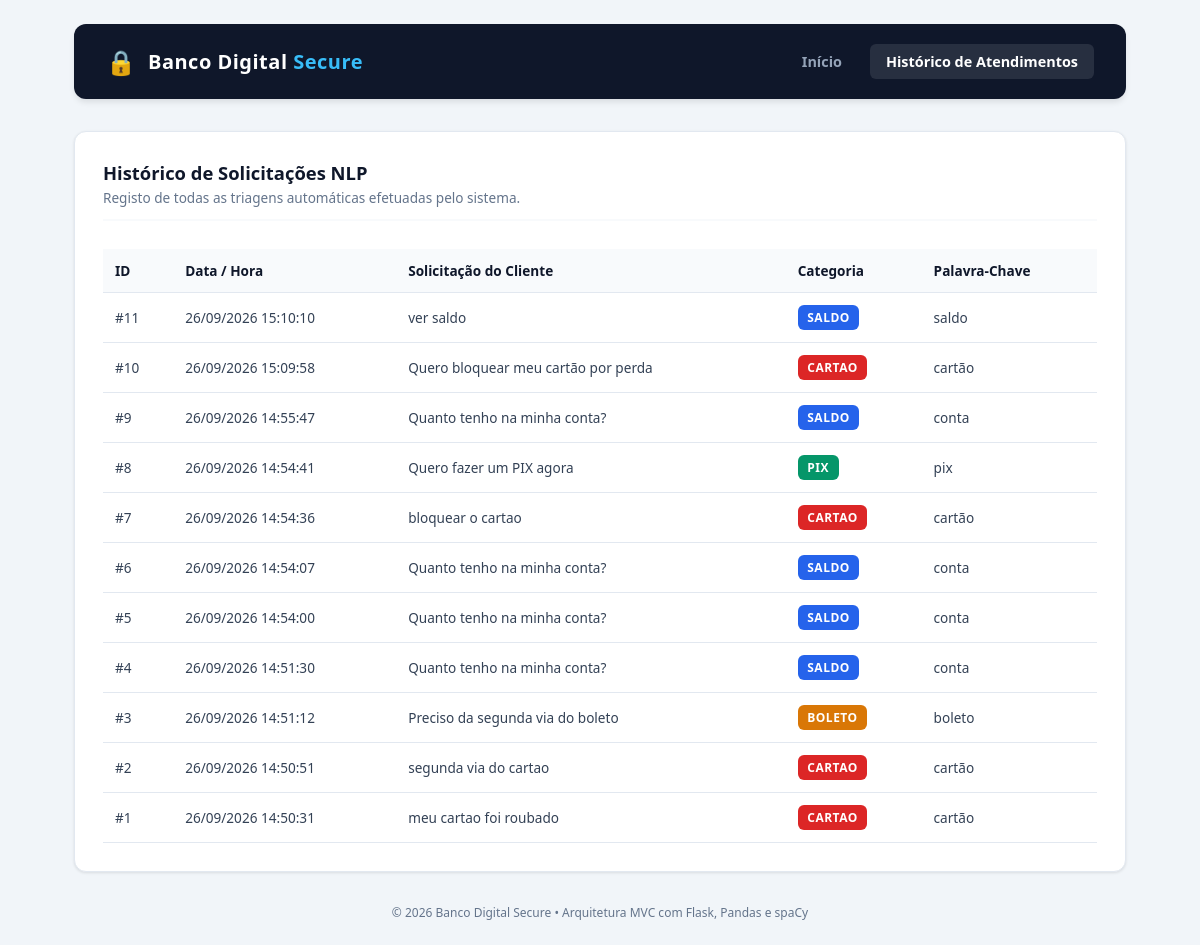
The page /historico on the database its author committed.
### tables this page shows
CREATE TABLE solicitacoes (
                id INTEGER PRIMARY KEY AUTOINCREMENT,
                texto TEXT NOT NULL,
                categoria TEXT NOT NULL,
                palavra_encontrada TEXT,
                data_hora TEXT NOT NULL
            );

### app.py (the view)
@app.route("/historico", methods=["GET"])
def historico():
    registros = controller.obter_historico()
    return render_template("index.html", historico=registros)

### controllers/classificacao_controller.py (called while the page is built)
    def obter_historico(self):
        return self.model.listar_todos()

### models/solicitacao_model.py (called while the page is built)
    def _conectar(self):
        return sqlite3.connect(self.db_path)

    def listar_todos(self):
        conn = self._conectar()
        cursor = conn.cursor()
        cursor.execute("SELECT id, texto, categoria, palavra_encontrada, data_hora FROM solicitacoes ORDER BY id DESC")
        registros = cursor.fetchall()
        conn.close()
        return registros

### templates/index.html (shortened to what this page needs)
<!DOCTYPE html>
<html lang="pt-BR">
<head>
    <link rel="stylesheet" href="{{ url_for('static', filename='style.css') }}">
</head>
<body>
    <div class="bank-wrapper">
        <header class="bank-header">
            <div class="logo-area">
                <span class="bank-logo-icon">🔒</span>
                <h2>Banco Digital <span>Secure</span></h2>
            </div>
            <nav class="bank-nav">
                <a href="{{ url_for('index') }}" class="nav-link {% if historico is not defined and resultado is not defined %}active{% endif %}">Início</a>
                <a href="{{ url_for('historico') }}" class="nav-link {% if historico is defined %}active{% endif %}">Histórico de Atendimentos</a>
            </nav>
        </header>
        <main class="bank-container">
            {% if historico is defined %}
                <section class="card-panel">
                    <div class="panel-header">
                        <h2>Histórico de Solicitações NLP</h2>
                        <p>Registo de todas as triagens automáticas efetuadas pelo sistema.</p>
                    </div>
                    {% if historico %}
                        <div class="table-responsive">
                            <table class="bank-table">
                               <thead>
                                    <tr>
                                        <th>ID</th>
                                        <th>Data / Hora</th>
                                        <th>Solicitação do Cliente</th>
                                        <th>Categoria</th>
                                        <th>Palavra-Chave</th>
                                    </tr>
                                </thead>
                                <tbody>
                                    {% for item in historico %}
                                    <tr>
                                        <td>#{{ item[0] }}</td>
                                        <td>{{ item[4] }}</td>
                                        <td>{{ item[1] }}</td>
                                        <td><span class="badge {{ item[2]|lower }}">{{ item[2] }}</span></td>
                                        <td><code>{{ item[3] }}</code></td>
                                    </tr>
                                    {% endfor %}
                                </tbody>
                            </table>
                        </div>
                    {% else %}
                        <p class="empty-msg">Nenhum atendimento registado no banco de dados.</p>
                    {% endif %}
                </section>
            {% endif %}
        </main>
        <footer class="bank-footer">
            <p>&copy; 2026 Banco Digital Secure &bull; Arquitetura MVC com Flask, Pandas e spaCy</p>
        </footer>
    </div>
</body>
</html>

### static/style.css (style rules this page uses)
:root { --bank-primary: #0f172a; --bank-secondary: #0284c7; --bank-accent: #10b981; --bg-body: #f1f5f9; --card-bg: #ffffff; --text-main: #334155; --text-muted: #64748b; --border-color: #cbd5e1; }
* { box-sizing: border-box; margin: 0; padding: 0; font-family: 'Segoe UI', system-ui, -apple-system, sans-serif; }
body { background-color: var(--bg-body); color: var(--text-main); min-height: 100vh; display: flex; flex-direction: column; }
.bank-wrapper { width: 100%; max-width: 1100px; margin: 0 auto; padding: 1.5rem; display: flex; flex-direction: column; flex: 1; }
.bank-header { background: var(--bank-primary); color: white; padding: 1.25rem 2rem; border-radius: 12px; display: flex; justify-content: space-between; align-items: center; box-shadow: 0 4px 6px -1px rgba(0, 0, 0, 0.1); margin-bottom: 2rem; }
.logo-area { display: flex; align-items: center; gap: 0.75rem; }
.bank-logo-icon { font-size: 1.5rem; }
.bank-header h2 { font-size: 1.25rem; font-weight: 600; letter-spacing: 0.5px; }
.bank-header h2 span { color: #38bdf8; }
.bank-nav { display: flex; gap: 0.75rem; }
.nav-link { color: #94a3b8; text-decoration: none; font-size: 0.9rem; font-weight: 600; padding: 0.5rem 1rem; border-radius: 6px; transition: all 0.2s ease; }
.nav-link:hover, .nav-link.active { color: white; background: rgba(255, 255, 255, 0.1); }
.card-panel { background: var(--card-bg); border-radius: 12px; padding: 1.75rem; box-shadow: 0 1px 3px 0 rgba(0, 0, 0, 0.1); border: 1px solid #e2e8f0; }
.panel-header { margin-bottom: 1.25rem; border-bottom: 2px solid #f8fafc; padding-bottom: 0.75rem; }
.panel-header h2 { font-size: 1.15rem; color: var(--bank-primary); margin-bottom: 0.2rem; }
.panel-header p { font-size: 0.85rem; color: var(--text-muted); }
.badge { display: inline-block; padding: 0.25rem 0.6rem; font-size: 0.75rem; font-weight: bold; border-radius: 6px; color: white; letter-spacing: 0.5px; }
.badge.cartao { background-color: #dc2626; }
.badge.boleto { background-color: #d97706; }
.badge.saldo { background-color: #2563eb; }
.badge.pix { background-color: #059669; }
.table-responsive { overflow-x: auto; }
.bank-table { width: 100%; border-collapse: collapse; margin-top: 0.5rem; font-size: 0.85rem; }
.bank-table th, .bank-table td { padding: 0.75rem; text-align: left; border-bottom: 1px solid #e2e8f0; }
.bank-table th { background-color: #f8fafc; font-weight: 600; color: var(--bank-primary); }
.bank-footer { text-align: center; margin-top: 2rem; font-size: 0.75rem; color: var(--text-muted); }

### rows shown on the page
solicitacoes: id "11", data_hora "26/09/2026 15:10:10", texto "ver saldo", categoria "SALDO", palavra_encontrada "saldo"
solicitacoes: id "10", data_hora "26/09/2026 15:09:58", texto "Quero bloquear meu cartão por perda", categoria "CARTAO", palavra_encontrada "cartão"
solicitacoes: id "9", data_hora "26/09/2026 14:55:47", texto "Quanto tenho na minha conta?", categoria "SALDO", palavra_encontrada "conta"
solicitacoes: id "8", data_hora "26/09/2026 14:54:41", texto "Quero fazer um PIX agora", categoria "PIX", palavra_encontrada "pix"
solicitacoes: id "7", data_hora "26/09/2026 14:54:36", texto "bloquear o cartao", categoria "CARTAO", palavra_encontrada "cartão"
solicitacoes: id "6", data_hora "26/09/2026 14:54:07", texto "Quanto tenho na minha conta?", categoria "SALDO", palavra_encontrada "conta"
solicitacoes: id "5", data_hora "26/09/2026 14:54:00", texto "Quanto tenho na minha conta?", categoria "SALDO", palavra_encontrada "conta"
solicitacoes: id "4", data_hora "26/09/2026 14:51:30", texto "Quanto tenho na minha conta?", categoria "SALDO", palavra_encontrada "conta"
solicitacoes: id "3", data_hora "26/09/2026 14:51:12", texto "Preciso da segunda via do boleto", categoria "BOLETO", palavra_encontrada "boleto"
solicitacoes: id "2", data_hora "26/09/2026 14:50:51", texto "segunda via do cartao", categoria "CARTAO", palavra_encontrada "cartão"
solicitacoes: id "1", data_hora "26/09/2026 14:50:31", texto "meu cartao foi roubado", categoria "CARTAO", palavra_encontrada "cartão"
